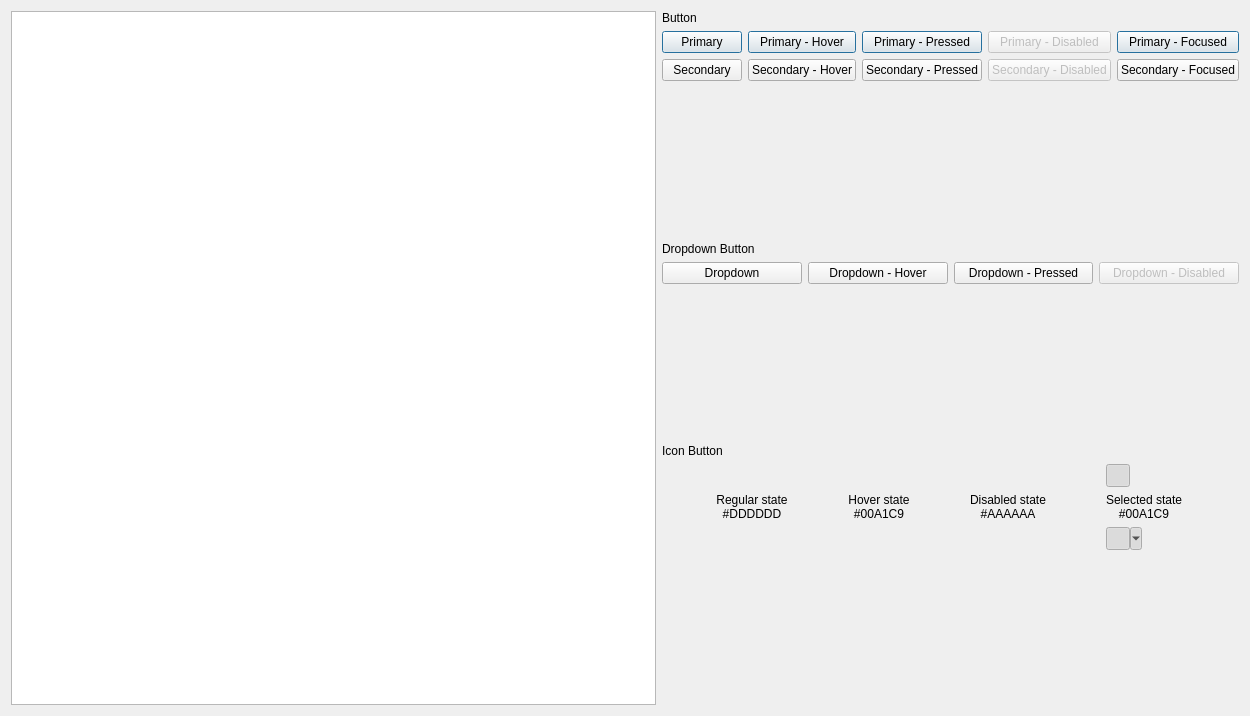
<?xml version="1.0" encoding="UTF-8"?>
<ui version="4.0">
 <class>ButtonPage</class>
 <widget class="QWidget" name="ButtonPage">
  <property name="geometry">
   <rect>
    <x>0</x>
    <y>0</y>
    <width>1250</width>
    <height>716</height>
   </rect>
  </property>
  <property name="sizePolicy">
   <sizepolicy hsizetype="Expanding" vsizetype="Expanding">
    <horstretch>0</horstretch>
    <verstretch>0</verstretch>
   </sizepolicy>
  </property>
  <layout class="QHBoxLayout" name="horizontalLayout">
   <item>
    <widget class="QTextEdit" name="exampleText">
     <property name="undoRedoEnabled">
      <bool>false</bool>
     </property>
     <property name="readOnly">
      <bool>true</bool>
     </property>
    </widget>
   </item>
   <item>
    <layout class="QVBoxLayout" name="verticalLayout">
     <item>
      <widget class="QLabel" name="buttonLabel">
       <property name="text">
        <string>Button</string>
       </property>
      </widget>
     </item>
     <item>
      <layout class="QGridLayout" name="buttonLayout">
       <item row="0" column="0">
        <widget class="QPushButton" name="primary">
         <property name="text">
          <string>Primary</string>
         </property>
         <property name="default">
          <bool>true</bool>
         </property>
        </widget>
       </item>
       <item row="0" column="1">
        <widget class="FixedStateButton" name="primaryHover">
         <property name="text">
          <string>Primary - Hover</string>
         </property>
         <property name="default">
          <bool>true</bool>
         </property>
        </widget>
       </item>
       <item row="0" column="2">
        <widget class="FixedStateButton" name="primaryPressed">
         <property name="text">
          <string>Primary - Pressed</string>
         </property>
         <property name="default">
          <bool>true</bool>
         </property>
        </widget>
       </item>
       <item row="0" column="3">
        <widget class="QPushButton" name="primaryDisabled">
         <property name="enabled">
          <bool>false</bool>
         </property>
         <property name="text">
          <string>Primary - Disabled</string>
         </property>
         <property name="default">
          <bool>true</bool>
         </property>
        </widget>
       </item>
       <item row="0" column="4">
        <widget class="FixedStateButton" name="primaryFocused">
         <property name="text">
          <string>Primary - Focused</string>
         </property>
         <property name="default">
          <bool>true</bool>
         </property>
        </widget>
       </item>
       <item row="1" column="0">
        <widget class="QPushButton" name="secondary">
         <property name="text">
          <string>Secondary</string>
         </property>
        </widget>
       </item>
       <item row="1" column="1">
        <widget class="FixedStateButton" name="secondaryHover">
         <property name="text">
          <string>Secondary - Hover</string>
         </property>
        </widget>
       </item>
       <item row="1" column="2">
        <widget class="FixedStateButton" name="secondaryPressed">
         <property name="text">
          <string>Secondary - Pressed</string>
         </property>
        </widget>
       </item>
       <item row="1" column="3">
        <widget class="QPushButton" name="secondaryDisabled">
         <property name="enabled">
          <bool>false</bool>
         </property>
         <property name="text">
          <string>Secondary - Disabled</string>
         </property>
        </widget>
       </item>
       <item row="1" column="4">
        <widget class="FixedStateButton" name="secondaryFocused">
         <property name="text">
          <string>Secondary - Focused</string>
         </property>
        </widget>
       </item>
      </layout>
     </item>
     <item>
      <spacer name="verticalSpacer_3">
       <property name="orientation">
        <enum>Qt::Vertical</enum>
       </property>
       <property name="sizeHint" stdset="0">
        <size>
         <width>20</width>
         <height>40</height>
        </size>
       </property>
      </spacer>
     </item>
     <item>
      <widget class="QLabel" name="dropdownButtonLabel">
       <property name="text">
        <string>Dropdown Button</string>
       </property>
      </widget>
     </item>
     <item>
      <layout class="QGridLayout" name="dropdownButtonLayout">
       <item row="0" column="0">
        <widget class="QPushButton" name="dropdown">
         <property name="text">
          <string>Dropdown</string>
         </property>
        </widget>
       </item>
       <item row="0" column="1">
        <widget class="FixedStateButton" name="dropdownHover">
         <property name="text">
          <string>Dropdown - Hover</string>
         </property>
        </widget>
       </item>
       <item row="0" column="2">
        <widget class="FixedStateButton" name="dropdownPressed">
         <property name="text">
          <string>Dropdown - Pressed</string>
         </property>
        </widget>
       </item>
       <item row="0" column="3">
        <widget class="QPushButton" name="dropdownDisabled">
         <property name="enabled">
          <bool>false</bool>
         </property>
         <property name="text">
          <string>Dropdown - Disabled</string>
         </property>
        </widget>
       </item>
      </layout>
     </item>
     <item>
      <spacer name="verticalSpacer">
       <property name="orientation">
        <enum>Qt::Vertical</enum>
       </property>
       <property name="sizeHint" stdset="0">
        <size>
         <width>20</width>
         <height>40</height>
        </size>
       </property>
      </spacer>
     </item>
     <item>
      <widget class="QLabel" name="iconButtonLabel">
       <property name="text">
        <string>Icon Button</string>
       </property>
      </widget>
     </item>
     <item>
      <layout class="QGridLayout" name="toolButtonLayout">
       <item row="0" column="0">
        <widget class="QToolButton" name="toolButton">
         <property name="icon">
          <iconset>
           <normaloff>:/stylesheet/img/logging/add-filter.svg</normaloff>:/stylesheet/img/logging/add-filter.svg</iconset>
         </property>
         <property name="autoRaise">
          <bool>true</bool>
         </property>
        </widget>
       </item>
       <item row="2" column="0">
        <widget class="QToolButton" name="toolButtonMenu">
         <property name="icon">
          <iconset>
           <normaloff>:/stylesheet/img/logging/add-filter.svg</normaloff>:/stylesheet/img/logging/add-filter.svg</iconset>
         </property>
         <property name="popupMode">
          <enum>QToolButton::InstantPopup</enum>
         </property>
         <property name="autoRaise">
          <bool>true</bool>
         </property>
        </widget>
       </item>
       <item row="1" column="1">
        <widget class="QLabel" name="toolButtonHoverLabel">
         <property name="text">
          <string>Hover state
#00A1C9</string>
         </property>
         <property name="alignment">
          <set>Qt::AlignCenter</set>
         </property>
        </widget>
       </item>
       <item row="1" column="3">
        <widget class="QLabel" name="toolButtonSelectedLabel">
         <property name="text">
          <string>Selected state
#00A1C9</string>
         </property>
         <property name="alignment">
          <set>Qt::AlignCenter</set>
         </property>
        </widget>
       </item>
       <item row="0" column="1">
        <widget class="QToolButton" name="toolButtonHover">
         <property name="mouseTracking">
          <bool>false</bool>
         </property>
         <property name="icon">
          <iconset>
           <normaloff>:/stylesheet/img/logging/add-filter.svg</normaloff>:/stylesheet/img/logging/add-filter.svg</iconset>
         </property>
         <property name="autoRaise">
          <bool>true</bool>
         </property>
        </widget>
       </item>
       <item row="1" column="0">
        <widget class="QLabel" name="toolButtonRegularLabel">
         <property name="text">
          <string>Regular state
#DDDDDD</string>
         </property>
         <property name="alignment">
          <set>Qt::AlignCenter</set>
         </property>
        </widget>
       </item>
       <item row="2" column="2">
        <widget class="QToolButton" name="toolButtonMenuDisabled">
         <property name="enabled">
          <bool>false</bool>
         </property>
         <property name="icon">
          <iconset>
           <normaloff>:/stylesheet/img/logging/add-filter.svg</normaloff>:/stylesheet/img/logging/add-filter.svg</iconset>
         </property>
         <property name="popupMode">
          <enum>QToolButton::InstantPopup</enum>
         </property>
         <property name="autoRaise">
          <bool>true</bool>
         </property>
        </widget>
       </item>
       <item row="0" column="2">
        <widget class="QToolButton" name="toolButtonDisabled">
         <property name="enabled">
          <bool>false</bool>
         </property>
         <property name="icon">
          <iconset>
           <normaloff>:/stylesheet/img/logging/add-filter.svg</normaloff>:/stylesheet/img/logging/add-filter.svg</iconset>
         </property>
         <property name="autoRaise">
          <bool>true</bool>
         </property>
        </widget>
       </item>
       <item row="2" column="1">
        <widget class="QToolButton" name="toolButtonMenuHover">
         <property name="icon">
          <iconset>
           <normaloff>:/stylesheet/img/logging/add-filter.svg</normaloff>:/stylesheet/img/logging/add-filter.svg</iconset>
         </property>
         <property name="popupMode">
          <enum>QToolButton::InstantPopup</enum>
         </property>
         <property name="autoRaise">
          <bool>true</bool>
         </property>
        </widget>
       </item>
       <item row="0" column="3">
        <widget class="QToolButton" name="toolButtonSelected">
         <property name="icon">
          <iconset>
           <normaloff>:/stylesheet/img/logging/add-filter.svg</normaloff>:/stylesheet/img/logging/add-filter.svg</iconset>
         </property>
         <property name="checkable">
          <bool>true</bool>
         </property>
         <property name="checked">
          <bool>true</bool>
         </property>
         <property name="autoRaise">
          <bool>true</bool>
         </property>
        </widget>
       </item>
       <item row="1" column="2">
        <widget class="QLabel" name="toolButtonDisabledLabel">
         <property name="text">
          <string>Disabled state
#AAAAAA</string>
         </property>
         <property name="alignment">
          <set>Qt::AlignCenter</set>
         </property>
        </widget>
       </item>
       <item row="2" column="3">
        <widget class="QToolButton" name="toolButtonMenuSelected">
         <property name="icon">
          <iconset>
           <normaloff>:/stylesheet/img/logging/add-filter.svg</normaloff>:/stylesheet/img/logging/add-filter.svg</iconset>
         </property>
         <property name="checkable">
          <bool>true</bool>
         </property>
         <property name="checked">
          <bool>true</bool>
         </property>
         <property name="popupMode">
          <enum>QToolButton::MenuButtonPopup</enum>
         </property>
         <property name="autoRaise">
          <bool>true</bool>
         </property>
        </widget>
       </item>
      </layout>
     </item>
     <item>
      <spacer name="verticalSpacer_2">
       <property name="orientation">
        <enum>Qt::Vertical</enum>
       </property>
       <property name="sizeHint" stdset="0">
        <size>
         <width>20</width>
         <height>40</height>
        </size>
       </property>
      </spacer>
     </item>
    </layout>
   </item>
  </layout>
 </widget>
 <customwidgets>
  <customwidget>
   <class>FixedStateButton</class>
   <extends>QPushButton</extends>
   <header>Gallery/FixedStateButton.h</header>
   <container>1</container>
  </customwidget>
 </customwidgets>
 <resources/>
 <connections/>
</ui>
